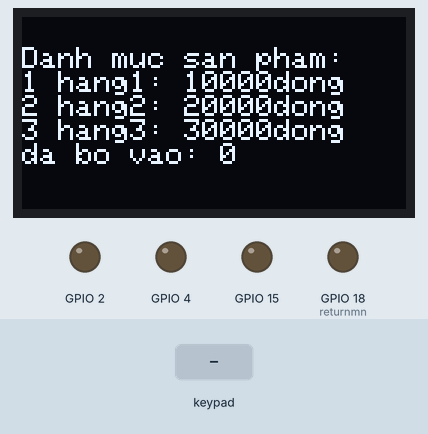
This sketch was run on a simulated ESP32. Shown: 128×64 one-colour display, output pins drawn as LEDs (lit = HIGH). Dashed ring = blinking. The test bench sets the inputs (shaded band).

Above: at 3.2 s.
3.3 s: keypad keys 1 2 1 4 2 7 2 6 A pressed 0.4 s apart
At 5.9 s:
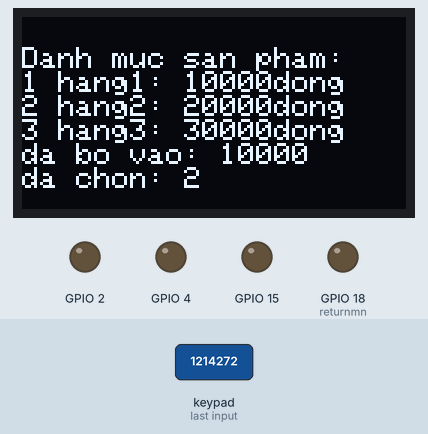
8.4 s: key 'B' pressed
At 8.8 s:
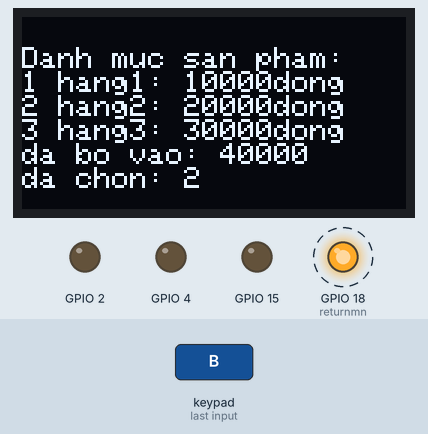
11.4 s: keypad keys 2 5 3 3 3 2 3 5 A pressed 0.4 s apart
At 16.0 s:
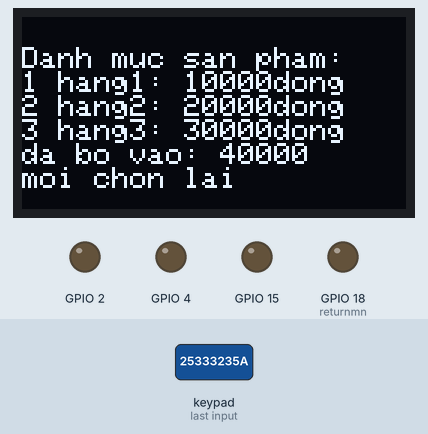
16.5 s: key '1' pressed
At 17.7 s:
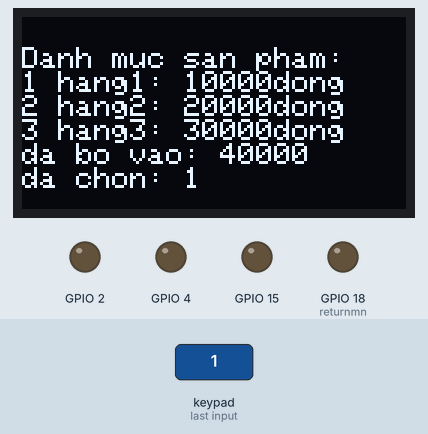
18.0 s: key 'A' pressed
At 18.6 s:
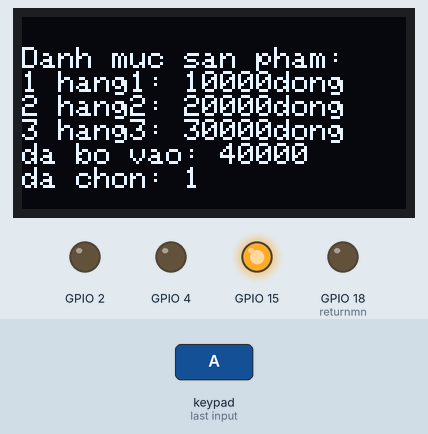
20.5 s: keypad keys 1 3 9 7 2 2 2 2 A pressed 0.4 s apart
At 23.4 s:
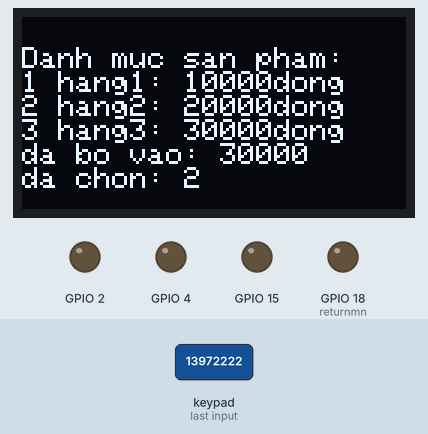
Timing chart, 0 to 26.2 s (numbered marks = the images above; inputs shaded):
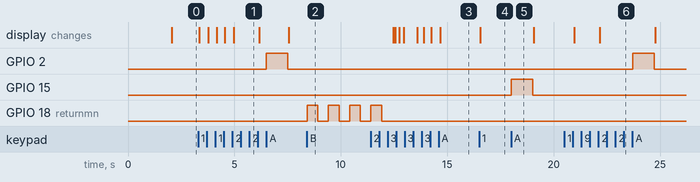

Measured:
- after the input at 3.3 s, GPIO 2: LOW → HIGH after 3.2 s, → LOW 1.0 s later; the display: first changes after 0.06 s (image 1 shows a later state)
- after the input at 8.4 s, GPIO 18 (returnmn): alternates HIGH for 0.50 s and LOW for 0.50 s, starting at once
- after the input at 11.4 s, the display: first differs from a run without the input after 1.1 s (image 3 shows a later state)
- after the input at 16.5 s, the display: changes after 0.05 s (image 4)
- after the input at 18.0 s, GPIO 15: LOW → HIGH at once, → LOW 1.0 s later
- after the input at 20.5 s, GPIO 2: LOW → HIGH after 3.2 s, → LOW 1.0 s later; the display: first changes after 0.46 s (image 6 shows a later state)

The sketch:

Vending_machine.ino
```cpp
#include <Wire.h> //I2C lib
#include <Adafruit_GFX.h> //OLED lib
#include <Adafruit_SSD1306.h> //OLED lib
#include <Keypad.h> //KEYPAD lib

#define SCREEN_WIDTH 128 // OLED display width, in pixels
#define SCREEN_HEIGHT 64 // OLED display height, in pixels

Adafruit_SSD1306 display(SCREEN_WIDTH, SCREEN_HEIGHT, &Wire, -1); //create oled object to control oled

#define ROW_NUM  4 //four rows
#define COLUMN_NUM  4 //four columns

char keys[ROW_NUM][COLUMN_NUM] = {
  {'1','2','3', 'A'},
  {'4','5','6', 'B'},
  {'7','8','9', 'C'},
  {'*','0','#', 'D'}
}; //set up matrix keypad button

byte pin_rows[ROW_NUM] = {25, 33, 32, 35}; //connect to the row pinouts of the keypad
byte pin_column[COLUMN_NUM] = {12, 14, 27, 26}; //connect to the column pinouts of the keypad

Keypad keypad = Keypad( makeKeymap(keys), pin_rows, pin_column, ROW_NUM, COLUMN_NUM ); //create keypad object to control keypad

#define returnmn 18 //monney return pin connect

class product{
  public:
    String name; //product name
    int price; //product price
    int tag; //product tag
    int pull; //pinout to control pull out product
    int amount; //number of product left
}; //create class product to store product data

product defa; //defa data is NULL
product no1; //no1 is product 1
product no2; //no2 is product 2
product no3; //no3 is product 3

static int count; //use to store monney put in data
static product choose; //use to store choosen product data. If did not choose, choose=defa
static String mess; //use to store message to display

void setup(){
  choose=defa; //set choose=defa
  count=0; //set monney put in = 0

  pinMode(returnmn,OUTPUT);

  //test with
  //product 1: "hang1", 4 product left
  //product 2: "hang2", 5 product left
  //product 3: "hang3", no product left
  //product no1,
  no1.name="hang1";
  no1.price=10000;
  no1.tag=1;
  no1.pull=15;
  no1.amount=4;
  pinMode(no1.pull,OUTPUT);

  //product no2;
  no2.name="hang2";
  no2.price=20000;
  no2.tag=2;
  no2.pull=2;
  no2.amount=5;
  pinMode(no2.pull,OUTPUT);

  //product no3;
  no3.name="hang3";
  no3.price=30000;
  no3.tag=3;
  no3.pull=4;
  no3.amount=0;
  pinMode(no3.pull,OUTPUT);

  display.begin(SSD1306_SWITCHCAPVCC, 0x3C); //initialize the oled with I2c address 0x3C
  delay(2000); //wait 2s to initilize the oled
  display.clearDisplay(); //clear the display
  display.setTextSize(1); //set oled text size to 1
  display.setTextColor(WHITE); //set text color to white
}

void loop(){
  display.setCursor(0, 10); //set cursor at (0,10)

  display.print("Danh muc san pham:");

//display tag, name and price of each product
  display.println("");
  display.print(no1.tag);
  display.print(" ");
  display.print(no1.name);
  display.print(": ");
  display.print(no1.price);
  display.print("dong");

  display.println("");
  display.print(no2.tag);
  display.print(" ");
  display.print(no2.name);
  display.print(": ");
  display.print(no2.price);
  display.print("dong");

  display.println("");
  display.print(no3.tag);
  display.print(" ");
  display.print(no3.name);
  display.print(": ");
  display.print(no3.price);
  display.print("dong");

  //display monney put in
  display.println("");
  display.print("da bo vao: ");
  display.print(count);

  //display message if has
  display.println("");
  display.print(mess);

  char key=keypad.getKey(); //get the button push in keypad

  //case for each button push
  /*
    1 for choosing product 1
    2 for choosing product 2
    3 for choosing product 3
    4 for put in 10000dong
    5 for put in 20000dong
    6 for put in 50000dong
    A for take out choosen product
    B for take out monney put in
  */
  switch (key){
    case '1':
      if(no1.amount>0){
      mess="da chon: 1";
        choose=no1;
      }
      else{
      mess="het hang";
      choose=defa;
      }
      break;

    case '2':
      if(no2.amount>0){
      mess="da chon: 2";
        choose=no2;
      }
      else{
      mess="het hang";
      choose=defa;
      }
      break;

    case '3':
      if(no3.amount>0){
      mess="da chon: 3";
        choose=no3;
      }
      else{
      mess="het hang";
      choose=defa;
      }
      break;

    case '4':
      count=count+10000;
      break;

    case '5':
      count=count+20000;
      break;

    case '6':
      count=count+50000;
      break;

    case 'A':
      if(choose.price<=count&&choose.amount>0){
        digitalWrite(choose.pull,HIGH);
        delay(1000);
        digitalWrite(choose.pull,LOW);
        count=count-choose.price;
        choose.amount=choose.amount-1;
        switch (choose.tag){
          case 1:
            no1.amount=choose.amount;
            break;
          case 2:
            no2.amount=choose.amount;
            break;
          case 3:
            no3.amount=choose.amount;
            break;
        }
      }
      else{
      mess="moi chon lai";
      choose=defa;
      }
      break;

    case 'B':
      if(count>0){
        for(int i=0;i<count/10000;i++){
          digitalWrite(returnmn,HIGH);
          delay(500);
          digitalWrite(returnmn,LOW);
          delay(500);
        //  count=count-10000;
        }
        count=0;
        mess="";
      }
      break;
  }
  display.display();

  display.clearDisplay();
}
```
